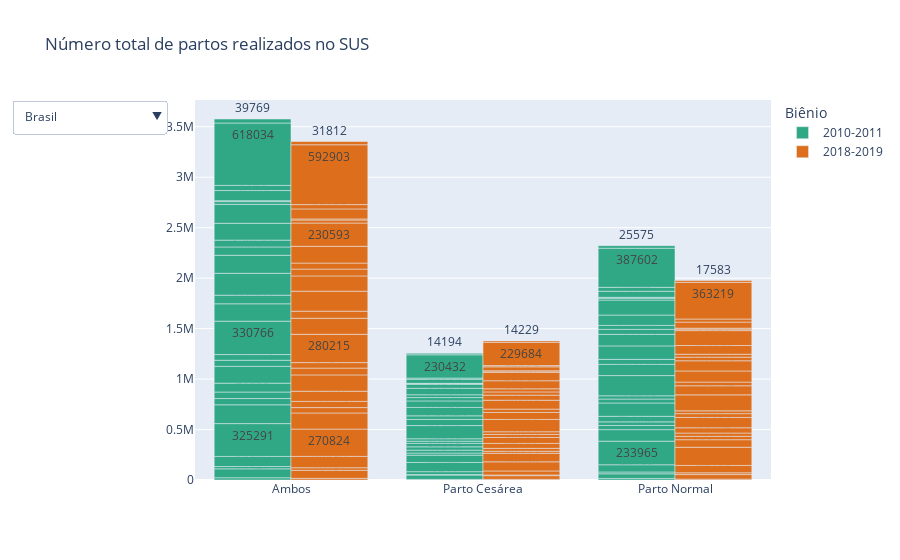

Notebook source saved alongside this figure:
### Markdown cell above
### UF

### Code cell
df_uf = get_df_loc(df_proc_bienio[cols_proc], df_locs, loc='nome_uf')
fig_uf = fig_count_partos(df_uf)
fig_uf.show()

### Figure 1 — Plotly figure (JSON) as saved in the notebook; plotly's stock layout.template omitted (floating-point values rounded to 4 significant figures; data arrays with more than 128 entries replaced by an {"elided": "..."} marker saying what was removed)
{"data": [{"marker": {"color": "#31A885"}, "name": "2010-2011", "text": [22342, 6267, 16075, 88380, 43062, 45318, 22905, 4716, 18189, 99961, 28630, 71331, 325291, 91326, 233965, 186380, 72178, 114202, 61923, 20920, 41003, 64477, 28427, 36050, 87912, 33194, 54718, 166273, 34070, 132203, 60738, 21613, 39125, 56567, 24308, 32259, 330766, 130590, 200176, 172131, 61084, 111047, 85218, 35500, 49718, 216873, 83250, 133623, 178644, 64582, 114062, 82420, 33079, 49341, 67605, 27924, 39681, 166710, 64228, 102482, 187650, 39323, 148327, 27414, 9382, 18032, 9276, 332, 8944, 100636, 40784, 59852, 50836, 11379, 39457, 618034, 230432, 387602, 39769, 14194, 25575], "textposition": "auto", "type": "bar", "x": ["Ambos", "Parto Cesárea", "Parto Normal", "Ambos", "Parto Cesárea", "Parto Normal", "Ambos", "Parto Cesárea", "Parto Normal", "Ambos", "Parto Cesárea", "Parto Normal", "Ambos", "Parto Cesárea", "Parto Normal", "Ambos", "Parto Cesárea", "Parto Normal", "Ambos", "Parto Cesárea", "Parto Normal", "Ambos", "Parto Cesárea", "Parto Normal", "Ambos", "Parto Cesárea", "Parto Normal", "Ambos", "Parto Cesárea", "Parto Normal", "Ambos", "Parto Cesárea", "Parto Normal", "Ambos", "Parto Cesárea", "Parto Normal", "Ambos", "Parto Cesárea", "Parto Normal", "Ambos", "Parto Cesárea", "Parto Normal", "Ambos", "Parto Cesárea", "Parto Normal", "Ambos", "Parto Cesárea", "Parto Normal", "Ambos", "Parto Cesárea", "Parto Normal", "Ambos", "Parto Cesárea", "Parto Normal", "Ambos", "Parto Cesárea", "Parto Normal", "Ambos", "Parto Cesárea", "Parto Normal", "Ambos", "Parto Cesárea", "Parto Normal", "Ambos", "Parto Cesárea", "Parto Normal", "Ambos", "Parto Cesárea", "Parto Normal", "Ambos", "Parto Cesárea", "Parto Normal", "Ambos", "Parto Cesárea", "Parto Normal", "Ambos", "Parto Cesárea", "Parto Normal", "Ambos", "Parto Cesárea", "Parto Normal"], "y": [22342, 6267, 16075, 88380, 43062, 45318, 22905, 4716, 18189, 99961, 28630, 71331, 325291, 91326, 233965, 186380, 72178, 114202, 61923, 20920, 41003, 64477, 28427, 36050, 87912, 33194, 54718, 166273, 34070, 132203, 60738, 21613, 39125, 56567, 24308, 32259, 330766, 130590, 200176, 172131, 61084, 111047, 85218, 35500, 49718, 216873, 83250, 133623, 178644, 64582, 114062, 82420, 33079, 49341, 67605, 27924, 39681, 166710, 64228, 102482, 187650, 39323, 148327, 27414, 9382, 18032, 9276, 332, 8944, 100636, 40784, 59852, 50836, 11379, 39457, 618034, 230432, 387602, 39769, 14194, 25575]}, {"marker": {"color": "#DD6F1C"}, "name": "2018-2019", "text": [16191, 7029, 9162, 80149, 35599, 44550, 25285, 7879, 17406, 112215, 39183, 73032, 270824, 90353, 180471, 159458, 84752, 74706, 53514, 20059, 33455, 61301, 28897, 32404, 100650, 48433, 52217, 161614, 59297, 102317, 67660, 29821, 37839, 54457, 26658, 27799, 280215, 122021, 158194, 159239, 69141, 90098, 69823, 33203, 36620, 198262, 87879, 110383, 151410, 50640, 100770, 67853, 32156, 35697, 59410, 30478, 28932, 166245, 79867, 86378, 230593, 82583, 148010, 29826, 15060, 14766, 10892, 1564, 9328, 99149, 38964, 60185, 42863, 12278, 30585, 592903, 229684, 363219, 31812, 14229, 17583], "textposition": "auto", "type": "bar", "x": ["Ambos", "Parto Cesárea", "Parto Normal", "Ambos", "Parto Cesárea", "Parto Normal", "Ambos", "Parto Cesárea", "Parto Normal", "Ambos", "Parto Cesárea", "Parto Normal", "Ambos", "Parto Cesárea", "Parto Normal", "Ambos", "Parto Cesárea", "Parto Normal", "Ambos", "Parto Cesárea", "Parto Normal", "Ambos", "Parto Cesárea", "Parto Normal", "Ambos", "Parto Cesárea", "Parto Normal", "Ambos", "Parto Cesárea", "Parto Normal", "Ambos", "Parto Cesárea", "Parto Normal", "Ambos", "Parto Cesárea", "Parto Normal", "Ambos", "Parto Cesárea", "Parto Normal", "Ambos", "Parto Cesárea", "Parto Normal", "Ambos", "Parto Cesárea", "Parto Normal", "Ambos", "Parto Cesárea", "Parto Normal", "Ambos", "Parto Cesárea", "Parto Normal", "Ambos", "Parto Cesárea", "Parto Normal", "Ambos", "Parto Cesárea", "Parto Normal", "Ambos", "Parto Cesárea", "Parto Normal", "Ambos", "Parto Cesárea", "Parto Normal", "Ambos", "Parto Cesárea", "Parto Normal", "Ambos", "Parto Cesárea", "Parto Normal", "Ambos", "Parto Cesárea", "Parto Normal", "Ambos", "Parto Cesárea", "Parto Normal", "Ambos", "Parto Cesárea", "Parto Normal", "Ambos", "Parto Cesárea", "Parto Normal"], "y": [16191, 7029, 9162, 80149, 35599, 44550, 25285, 7879, 17406, 112215, 39183, 73032, 270824, 90353, 180471, 159458, 84752, 74706, 53514, 20059, 33455, 61301, 28897, 32404, 100650, 48433, 52217, 161614, 59297, 102317, 67660, 29821, 37839, 54457, 26658, 27799, 280215, 122021, 158194, 159239, 69141, 90098, 69823, 33203, 36620, 198262, 87879, 110383, 151410, 50640, 100770, 67853, 32156, 35697, 59410, 30478, 28932, 166245, 79867, 86378, 230593, 82583, 148010, 29826, 15060, 14766, 10892, 1564, 9328, 99149, 38964, 60185, 42863, 12278, 30585, 592903, 229684, 363219, 31812, 14229, 17583]}], "layout": {"legend": {"title": {"text": "Biênio"}}, "title": {"text": "Número total de partos realizados no SUS"}, "updatemenus": [{"buttons": [{"args": [{"y": {"elided": "2x81 int values"}}], "label": "Brasil", "method": "update"}, {"args": [{"y": [[22342, 6267, 16075], [16191, 7029, 9162]]}], "label": "Acre", "method": "update"}, {"args": [{"y": [[88380, 43062, 45318], [80149, 35599, 44550]]}], "label": "Alagoas", "method": "update"}, {"args": [{"y": [[22905, 4716, 18189], [25285, 7879, 17406]]}], "label": "Amapá", "method": "update"}, {"args": [{"y": [[99961, 28630, 71331], [112215, 39183, 73032]]}], "label": "Amazonas", "method": "update"}, {"args": [{"y": [[325291, 91326, 233965], [270824, 90353, 180471]]}], "label": "Bahia", "method": "update"}, {"args": [{"y": [[186380, 72178, 114202], [159458, 84752, 74706]]}], "label": "Ceará", "method": "update"}, {"args": [{"y": [[61923, 20920, 41003], [53514, 20059, 33455]]}], "label": "Distrito Federal", "method": "update"}, {"args": [{"y": [[64477, 28427, 36050], [61301, 28897, 32404]]}], "label": "Espírito Santo", "method": "update"}, {"args": [{"y": [[87912, 33194, 54718], [100650, 48433, 52217]]}], "label": "Goiás", "method": "update"}, {"args": [{"y": [[166273, 34070, 132203], [161614, 59297, 102317]]}], "label": "Maranhão", "method": "update"}, {"args": [{"y": [[60738, 21613, 39125], [67660, 29821, 37839]]}], "label": "Mato Grosso", "method": "update"}, {"args": [{"y": [[56567, 24308, 32259], [54457, 26658, 27799]]}], "label": "Mato Grosso do Sul", "method": "update"}, {"args": [{"y": [[330766, 130590, 200176], [280215, 122021, 158194]]}], "label": "Minas Gerais", "method": "update"}, {"args": [{"y": [[172131, 61084, 111047], [159239, 69141, 90098]]}], "label": "Paraná", "method": "update"}, {"args": [{"y": [[85218, 35500, 49718], [69823, 33203, 36620]]}], "label": "Paraíba", "method": "update"}, {"args": [{"y": [[216873, 83250, 133623], [198262, 87879, 110383]]}], "label": "Pará", "method": "update"}, {"args": [{"y": [[178644, 64582, 114062], [151410, 50640, 100770]]}], "label": "Pernambuco", "method": "update"}, {"args": [{"y": [[82420, 33079, 49341], [67853, 32156, 35697]]}], "label": "Piauí", "method": "update"}, {"args": [{"y": [[67605, 27924, 39681], [59410, 30478, 28932]]}], "label": "Rio Grande do Norte", "method": "update"}, {"args": [{"y": [[166710, 64228, 102482], [166245, 79867, 86378]]}], "label": "Rio Grande do Sul", "method": "update"}, {"args": [{"y": [[187650, 39323, 148327], [230593, 82583, 148010]]}], "label": "Rio de Janeiro", "method": "update"}, {"args": [{"y": [[27414, 9382, 18032], [29826, 15060, 14766]]}], "label": "Rondônia", "method": "update"}, {"args": [{"y": [[9276, 332, 8944], [10892, 1564, 9328]]}], "label": "Roraima", "method": "update"}, {"args": [{"y": [[100636, 40784, 59852], [99149, 38964, 60185]]}], "label": "Santa Catarina", "method": "update"}, {"args": [{"y": [[50836, 11379, 39457], [42863, 12278, 30585]]}], "label": "Sergipe", "method": "update"}, {"args": [{"y": [[618034, 230432, 387602], [592903, 229684, 363219]]}], "label": "São Paulo", "method": "update"}, {"args": [{"y": [[39769, 14194, 25575], [31812, 14229, 17583]]}], "label": "Tocantins", "method": "update"}], "direction": "down", "showactive": true}]}}
